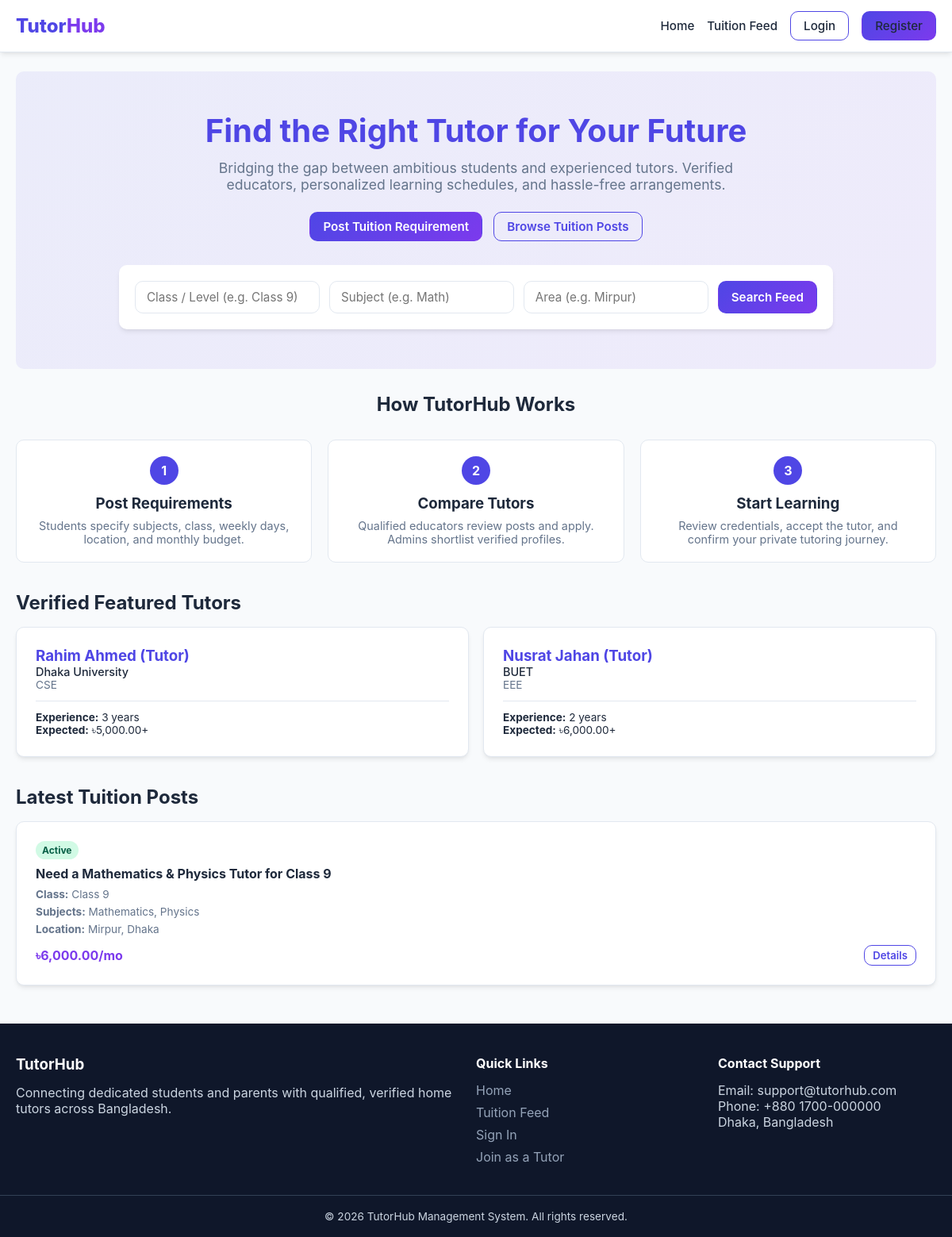
The page / on the database its author committed.
### tables this page shows
CREATE TABLE `teacher_profiles` (
  `id` INT AUTO_INCREMENT PRIMARY KEY,
  `user_id` INT NOT NULL,
  `university_name` VARCHAR(150),
  `department` VARCHAR(100),
  `qualification` VARCHAR(100),
  `current_year_or_semester` VARCHAR(50),
  `graduation_year` INT NULL,
  `experience_years` INT DEFAULT 0,
  `bio` TEXT,
  `expected_salary_min` DECIMAL(10,2) DEFAULT 0.00,
  `expected_salary_max` DECIMAL(10,2) DEFAULT 0.00,
  `preferred_location` VARCHAR(100),
  `teaching_method` ENUM('Home Tutoring', 'Online Tutoring', 'Both') DEFAULT 'Both',
  `verification_status` ENUM('unverified', 'verified', 'rejected') DEFAULT 'unverified',
  `profile_photo` VARCHAR(255) DEFAULT 'default-avatar.png',
  FOREIGN KEY (`user_id`) REFERENCES `users`(`id`) ON DELETE CASCADE
);

CREATE TABLE `users` (
  `id` INT AUTO_INCREMENT PRIMARY KEY,
  `full_name` VARCHAR(100) NOT NULL,
  `email` VARCHAR(100) NOT NULL UNIQUE,
  `phone` VARCHAR(20) NOT NULL,
  `password_hash` VARCHAR(255) NOT NULL,
  `role` ENUM('student', 'teacher', 'admin') NOT NULL,
  `account_status` ENUM('active', 'suspended') DEFAULT 'active',
  `created_at` TIMESTAMP DEFAULT CURRENT_TIMESTAMP
);

CREATE TABLE `tuition_posts` (
  `id` INT AUTO_INCREMENT PRIMARY KEY,
  `student_id` INT NOT NULL,
  `title` VARCHAR(200) NOT NULL,
  `student_name` VARCHAR(100) NOT NULL,
  `student_class` VARCHAR(50) NOT NULL,
  `institution_name` VARCHAR(150),
  `location` VARCHAR(100) NOT NULL,
  `tutoring_days_per_week` INT NOT NULL,
  `preferred_days` VARCHAR(150) NOT NULL,
  `preferred_time` VARCHAR(100) NOT NULL,
  `teaching_method` ENUM('Home Tutoring', 'Online Tutoring', 'Both') DEFAULT 'Home Tutoring',
  `monthly_salary` DECIMAL(10,2) NOT NULL,
  `preferred_tutor_gender` ENUM('Any', 'Male', 'Female') DEFAULT 'Any',
  `additional_requirements` TEXT,
  `approval_status` ENUM('pending', 'approved', 'rejected') DEFAULT 'pending',
  `tuition_status` ENUM('open', 'assigned', 'closed') DEFAULT 'open',
  `created_at` TIMESTAMP DEFAULT CURRENT_TIMESTAMP,
  FOREIGN KEY (`student_id`) REFERENCES `users`(`id`) ON DELETE CASCADE
);

### functions.php (called while the page is built, shortened)
<?php
function format_taka($amount) {
    return '৳' . number_format($amount, 2);
}

### index.php (the view)
<?php
require_once 'config/database.php';
require_once 'includes/functions.php';
require_once 'includes/header.php';
$tutors_query = "SELECT u.full_name, p.university_name, p.department, p.experience_years, p.expected_salary_min, p.expected_salary_max
                 FROM teacher_profiles p
                 JOIN users u ON p.user_id = u.id
                 WHERE p.verification_status = 'verified' AND u.account_status = 'active'
                 LIMIT 3";
$featured_tutors = $conn->query($tutors_query);
$tuition_query = "SELECT t.*, GROUP_CONCAT(s.subject_name SEPARATOR ', ') AS subject_list
                  FROM tuition_posts t
                  LEFT JOIN tuition_subjects s ON t.id = s.tuition_id
                  WHERE t.approval_status = 'approved' AND t.tuition_status = 'open'
                  GROUP BY t.id
                  ORDER BY t.created_at DESC
                  LIMIT 3";
$recent_tuitions = $conn->query($tuition_query);
?>
<section class="hero">
    <h1>Find the Right Tutor for Your Future</h1>
    <p>Bridging the gap between ambitious students and experienced tutors. Verified educators, personalized learning schedules, and hassle-free arrangements.</p>
    <div style="display: flex; justify-content: center; gap: 14px; margin-bottom: 30px;">
        <a href="create-tuition.php" class="btn btn-primary">Post Tuition Requirement</a>
        <a href="tuition-feed.php" class="btn btn-outline">Browse Tuition Posts</a>
    </div>
    <div class="search-bar-box">
        <form action="tuition-feed.php" method="GET" style="display: flex; gap: 12px; flex-wrap: wrap;">
            <input type="text" name="class" class="form-control" placeholder="Class / Level (e.g. Class 9)" style="flex: 1; min-width: 150px;">
            <input type="text" name="subject" class="form-control" placeholder="Subject (e.g. Math)" style="flex: 1; min-width: 150px;">
            <input type="text" name="location" class="form-control" placeholder="Area (e.g. Mirpur)" style="flex: 1; min-width: 150px;">
            <button type="submit" class="btn btn-primary">Search Feed</button>
        </form>
    </div>
</section>
<h2 style="text-align: center; margin-bottom: 24px;">How TutorHub Works</h2>
<div class="steps-container">
    <div class="step-card">
        <div class="step-num">1</div>
        <h3>Post Requirements</h3>
        <p style="color: var(--text-muted); font-size: 0.9rem; margin-top: 8px;">Students specify subjects, class, weekly days, location, and monthly budget.</p>
    </div>
    <div class="step-card">
        <div class="step-num">2</div>
        <h3>Compare Tutors</h3>
        <p style="color: var(--text-muted); font-size: 0.9rem; margin-top: 8px;">Qualified educators review posts and apply. Admins shortlist verified profiles.</p>
    </div>
    <div class="step-card">
        <div class="step-num">3</div>
        <h3>Start Learning</h3>
        <p style="color: var(--text-muted); font-size: 0.9rem; margin-top: 8px;">Review credentials, accept the tutor, and confirm your private tutoring journey.</p>
    </div>
</div>
<h2 style="margin: 36px 0 16px;">Verified Featured Tutors</h2>
<div class="grid-cols-4">
    <?php if ($featured_tutors && $featured_tutors->num_rows > 0): ?>
        <?php while($t = $featured_tutors->fetch_assoc()): ?>
            <div class="card" style="margin-bottom: 0;">
                <h3 style="color: var(--primary);"><?= htmlspecialchars($t['full_name']); ?></h3>
                <p style="font-weight: 500; font-size: 0.9rem;"><?= htmlspecialchars($t['university_name']); ?></p>
                <p style="font-size: 0.85rem; color: var(--text-muted);"><?= htmlspecialchars($t['department']); ?></p>
                <hr style="border: 0; border-top: 1px solid var(--border); margin: 12px 0;">
                <p style="font-size: 0.85rem;"><strong>Experience:</strong> <?= (int)$t['experience_years']; ?> years</p>
                <p style="font-size: 0.85rem;"><strong>Expected:</strong> <?= format_taka($t['expected_salary_min']); ?>+</p>
            </div>
        <?php endwhile; ?>
    <?php else: ?>
        <p style="color: var(--text-muted);">No verified tutors available at the moment.</p>
    <?php endif; ?>
</div>
<h2 style="margin: 36px 0 16px;">Latest Tuition Posts</h2>
<div class="grid-cols-4">
    <?php if ($recent_tuitions && $recent_tuitions->num_rows > 0): ?>
        <?php while($post = $recent_tuitions->fetch_assoc()): ?>
            <div class="card" style="margin-bottom: 0;">
                <span class="badge badge-approved" style="margin-bottom: 8px;">Active</span>
                <h4 style="margin-bottom: 8px;"><?= htmlspecialchars($post['title']); ?></h4>
                <p style="font-size: 0.85rem; color: var(--text-muted); margin-bottom: 6px;"><strong>Class:</strong> <?= htmlspecialchars($post['student_class']); ?></p>
                <p style="font-size: 0.85rem; color: var(--text-muted); margin-bottom: 6px;"><strong>Subjects:</strong> <?= htmlspecialchars($post['subject_list'] ?? 'General'); ?></p>
                <p style="font-size: 0.85rem; color: var(--text-muted); margin-bottom: 12px;"><strong>Location:</strong> <?= htmlspecialchars($post['location']); ?></p>
                <div style="display: flex; justify-content: space-between; align-items: center;">
                    <strong style="color: var(--secondary);"><?= format_taka($post['monthly_salary']); ?>/mo</strong>
                    <a href="tuition-details.php?id=<?= $post['id']; ?>" class="btn btn-outline btn-sm">Details</a>
                </div>
            </div>
        <?php endwhile; ?>
    <?php else: ?>
        <p style="color: var(--text-muted);">No tuition posts published recently.</p>
    <?php endif; ?>
</div>
<?php require_once 'includes/footer.php'; ?>

### style.css (style rules this page uses)
:root { --primary: #4f46e5; --primary-hover: #4338ca; --secondary: #7c3aed; --bg-main: #f8fafc; --surface: #ffffff; --text-main: #1e293b; --text-muted: #64748b; --border: #e2e8f0; --success: #10b981; --warning: #f59e0b; --danger: #ef4444; --shadow: 0 4px 6px -1px rgba(0, 0, 0, 0.08), 0 2px 4px -2px rgba(0, 0, 0, 0.05); --radius: 10px; }
* { box-sizing: border-box; margin: 0; padding: 0; font-family: -apple-system, BlinkMacSystemFont, "Segoe UI", Roboto, Helvetica, Arial, sans-serif; }
body { background-color: var(--bg-main); color: var(--text-main); display: flex; flex-direction: column; min-height: 100vh; }
.btn { display: inline-block; padding: 8px 16px; border-radius: var(--radius); text-decoration: none; font-size: 0.95rem; font-weight: 600; cursor: pointer; border: 1px solid transparent; text-align: center; }
.btn-primary { background: linear-gradient(135deg, var(--primary), var(--secondary)); color: #fff; }
.btn-outline { border-color: var(--primary); color: var(--primary); }
.btn-sm { padding: 4px 10px; font-size: 0.825rem; }
.card { background: var(--surface); border-radius: var(--radius); border: 1px solid var(--border); box-shadow: var(--shadow); padding: 24px; margin-bottom: 24px; }
.grid-cols-4 { display: grid; grid-template-columns: repeat(auto-fit, minmax(220px, 1fr)); gap: 18px; margin-bottom: 24px; }
.form-control { width: 100%; padding: 10px 14px; border: 1px solid var(--border); border-radius: var(--radius); font-size: 0.95rem; }
.badge { display: inline-block; padding: 4px 8px; font-size: 0.75rem; font-weight: 700; border-radius: 999px; text-transform: capitalize; }
.badge-approved, .badge-active, .badge-verified { background: #d1fae5; color: #065f46; }
.hero { text-align: center; padding: 50px 20px; background: linear-gradient(135deg, rgba(79, 70, 229, 0.08), rgba(124, 58, 237, 0.08)); border-radius: var(--radius); margin-bottom: 30px; }
.hero h1 { font-size: 2.5rem; margin-bottom: 12px; color: var(--primary); }
.hero p { color: var(--text-muted); font-size: 1.1rem; max-width: 650px; margin: 0 auto 24px; }
.search-bar-box { background: #fff; padding: 20px; border-radius: var(--radius); box-shadow: var(--shadow); max-width: 900px; margin: auto; }
.steps-container { display: flex; gap: 20px; margin: 30px 0; }
.step-card { flex: 1; background: #fff; padding: 20px; border-radius: var(--radius); border: 1px solid var(--border); text-align: center; }
.step-num { width: 36px; height: 36px; line-height: 36px; background: var(--primary); color: #fff; border-radius: 50%; margin: 0 auto 12px; font-weight: bold; }

### rows shown on the page
teacher_profiles: user.full_name "Rahim Ahmed (Tutor)", university_name "Dhaka University", department "CSE", experience_years "3", expected_salary_min "৳5,000.00"
teacher_profiles: user.full_name "Nusrat Jahan (Tutor)", university_name "BUET", department "EEE", experience_years "2", expected_salary_min "৳6,000.00"
tuition_posts: title "Need a Mathematics & Physics Tutor for Class 9", student_class "Class 9", subject_list "Mathematics, Physics", location "Mirpur, Dhaka", monthly_salary "৳6,000.00"
